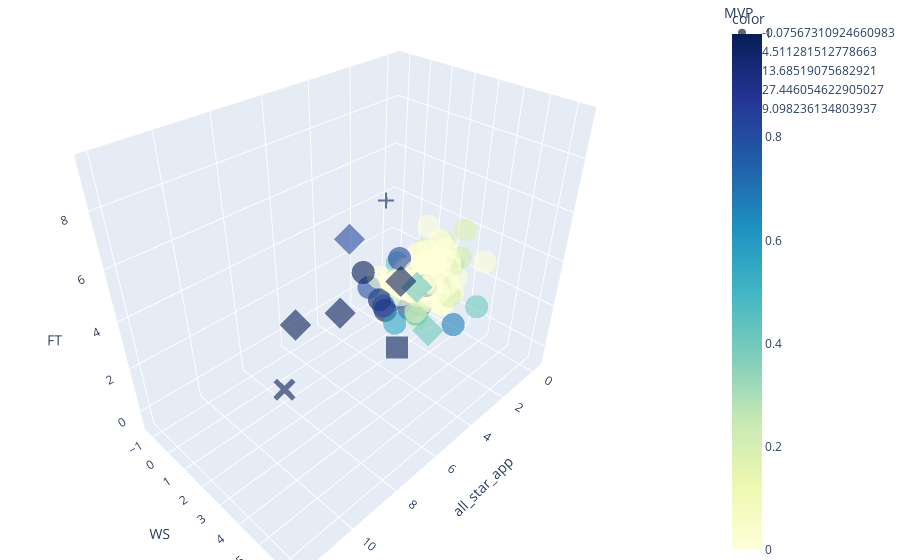

Source (notebook cell):
### Markdown cell above
## Final Model

### Code cell
fig = px.scatter_3d(X_test_sc, x='all_star_app', y='WS', z='FT', color=knn_proba, symbol='MVP', size_max=18, opacity=0.6,\
                    color_continuous_scale='YlGnBu')
fig.update_layout(margin=dict(l=0, r=0, b=0, t=0))
#fig.show()

### Figure 1 — Plotly figure (JSON) as saved in the notebook; plotly's stock layout.template omitted (floating-point values rounded to 4 significant figures; data arrays with more than 128 entries replaced by an {"elided": "..."} marker saying what was removed)
{"data": [{"hovertemplate": "MVP=-0.07567310924660983<br>all_star_app=%{x}<br>WS=%{y}<br>FT=%{z}<br>color=%{marker.color}<extra></extra>", "legendgroup": "-0.07567310924660983", "marker": {"color": {"elided": "780 float values"}, "coloraxis": "coloraxis", "opacity": 0.6, "symbol": "circle"}, "mode": "markers", "name": "-0.07567310924660983", "scene": "scene", "showlegend": true, "type": "scatter3d", "x": {"elided": "780 float values"}, "y": {"elided": "780 float values"}, "z": {"elided": "780 float values"}}, {"hovertemplate": "MVP=4.511281512778663<br>all_star_app=%{x}<br>WS=%{y}<br>FT=%{z}<br>color=%{marker.color}<extra></extra>", "legendgroup": "4.511281512778663", "marker": {"color": [1, 1, 0.4207, 0.8092, 0.4045, 1], "coloraxis": "coloraxis", "opacity": 0.6, "symbol": "diamond"}, "mode": "markers", "name": "4.511281512778663", "scene": "scene", "showlegend": true, "type": "scatter3d", "x": [8.589, 7.909, 3.829, 5.869, 3.149, 7.909], "y": [2.677, 3.982, 3.589, 2.326, 3.696, 6.286], "z": [4.132, 4.948, 3.611, 5.921, 1.333, 7.268]}, {"hovertemplate": "MVP=13.68519075682921<br>all_star_app=%{x}<br>WS=%{y}<br>FT=%{z}<br>color=%{marker.color}<extra></extra>", "legendgroup": "13.68519075682921", "marker": {"color": [1], "coloraxis": "coloraxis", "opacity": 0.6, "symbol": "square"}, "mode": "markers", "name": "13.68519075682921", "scene": "scene", "showlegend": true, "type": "scatter3d", "x": [6.549], "y": [5.11], "z": [3.454]}, {"hovertemplate": "MVP=27.446054622905027<br>all_star_app=%{x}<br>WS=%{y}<br>FT=%{z}<br>color=%{marker.color}<extra></extra>", "legendgroup": "27.446054622905027", "marker": {"color": [1], "coloraxis": "coloraxis", "opacity": 0.6, "symbol": "x"}, "mode": "markers", "name": "27.446054622905027", "scene": "scene", "showlegend": true, "type": "scatter3d", "x": [11.99], "y": [6.367], "z": [6.265]}, {"hovertemplate": "MVP=9.098236134803937<br>all_star_app=%{x}<br>WS=%{y}<br>FT=%{z}<br>color=%{marker.color}<extra></extra>", "legendgroup": "9.098236134803937", "marker": {"color": [1], "coloraxis": "coloraxis", "opacity": 0.6, "symbol": "cross"}, "mode": "markers", "name": "9.098236134803937", "scene": "scene", "showlegend": true, "type": "scatter3d", "x": [7.909], "y": [5.689], "z": [9.406]}], "layout": {"coloraxis": {"colorbar": {"title": {"text": "color"}}, "colorscale": [[0, "rgb(255,255,217)"], [0.125, "rgb(237,248,177)"], [0.25, "rgb(199,233,180)"], [0.375, "rgb(127,205,187)"], [0.5, "rgb(65,182,196)"], [0.625, "rgb(29,145,192)"], [0.75, "rgb(34,94,168)"], [0.875, "rgb(37,52,148)"], [1, "rgb(8,29,88)"]]}, "legend": {"title": {"text": "MVP"}, "tracegroupgap": 0}, "margin": {"b": 0, "l": 0, "r": 0, "t": 0}, "scene": {"domain": {"x": [0, 1], "y": [0, 1]}, "xaxis": {"title": {"text": "all_star_app"}}, "yaxis": {"title": {"text": "WS"}}, "zaxis": {"title": {"text": "FT"}}}}}
